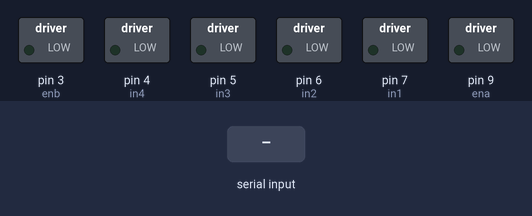
The sketch below on a simulated Arduino Uno, built with avr-gcc and run on an emulated ATmega328P. Shown: switched loads named in the sketch (green lamp = pin HIGH). Inputs (shaded band) come from the test bench.

Above: at 1.2 s.
1.3 s: "1\n" received over the second serial link
At 2.1 s:
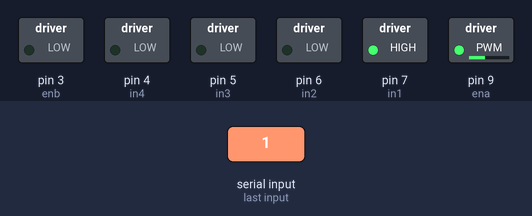
At 3.0 s:
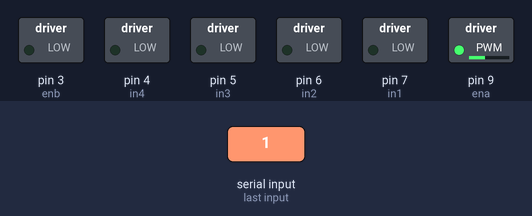
3.8 s: "3\n" received over the second serial link
At 4.1 s:
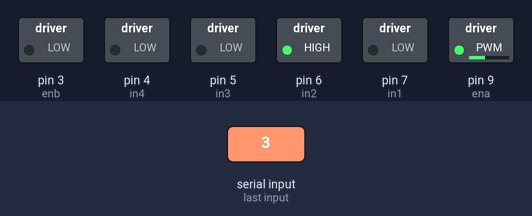
Timing chart, 0 to 6.8 s (numbered marks = the images above; inputs shaded):
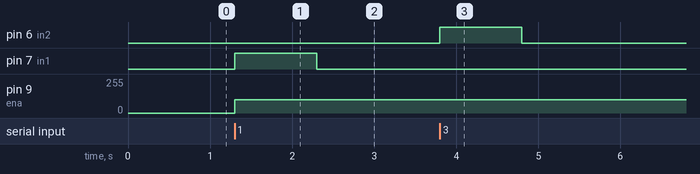

Measured:
- after the input at 1.3 s, pin 7 (in1): LOW → HIGH at once, → LOW 1.0 s later; pin 9 (ena): 0/255 → 100/255 at once
- after the input at 3.8 s, pin 6 (in2): LOW → HIGH at once, → LOW 1.0 s later

The sketch:

l298n_Motor_deneme1.ino
```cpp
#include <SoftwareSerial.h>
int veri;

SoftwareSerial bt(11,12);

const int ena=9;
const int enb=3;
const int in1=7;
const int in2=6;
const int in3=5;
const int in4=4;

void setup() {
  // put your setup code here, to run once:
pinMode(ena,OUTPUT);
pinMode(enb,OUTPUT);
pinMode(in1,OUTPUT);
pinMode(in2,OUTPUT);
pinMode(in3,OUTPUT);
pinMode(in4,OUTPUT);

Serial.begin(9600);
bt.begin(9600);

}

void loop() {
if(bt.available())
{
veri=bt.parseInt();

if(veri==0)
{
digitalWrite(in1,LOW);
digitalWrite(in2,LOW);
}
else if(veri==1)
{
digitalWrite(in1,HIGH);
digitalWrite(in2,LOW);
analogWrite(ena,100);
}
else if(veri==3)
{
digitalWrite(in1,LOW);
digitalWrite(in2,HIGH);
analogWrite(ena,100);
}


}


}
```
